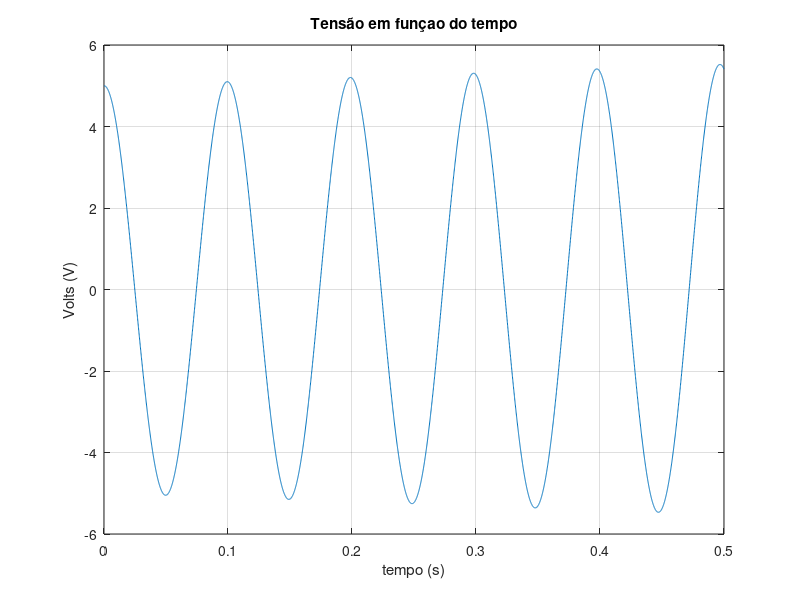

The MATLAB script that drew this image:
%%  Ex2.h

clear,clc,close all

%%  GRÁFICO PARA CALCULAR A ENERGIA 

Vc0=5;      %Tensão inicial condensador
C=1e-3;     %Condensador
L=0.25;     %Bobina
t0=0;       %tempo em que o S fecha
tf=0.5;     %tempo final
h=0.0001;    %passo temporal

a=1/(L*C);  %constante

t=t0:h:tf;  %vetor tempo

DV=[];
Vc=[];
Q=[];
I=[];

DV(1)=0;
Vc(1)=Vc0;

for i=1:length(t)-1
    DV(i+1)=DV(i)-a*Vc(i)*h;    %METODO DE EULER PARA A DERIVADA DE Vc
    Vc(i+1)=Vc(i)+DV(i)*h;      %METODO DE EULER PARA Vc 

    I(i)=DV(i)*C;   %CALCULO DA CORRENTE 
    Q(i)=Vc(i)*C;    %CALCULO DA CARGA
end

figure(1)
plot(t,Vc)
grid on
title('Tensão em funçao do tempo')
xlabel('tempo (s)')
ylabel('Volts (V)')

Q0=Vc0*C;           %Carga inicial

%%  CALCULO DA ENERGIA

Uc=1/2*Q.^2/C;      %Energia Eletrica armazenada no condensador
Um=1/2*L*I.^2;      %Energia Magnetica armazenada na bobina

Utpratico=mean(Uc+Um)

Utteorico=1/2*Q0^2/C

%Como o Utpratico=Utteorico a energia total não se conserva com o método de
%Euler